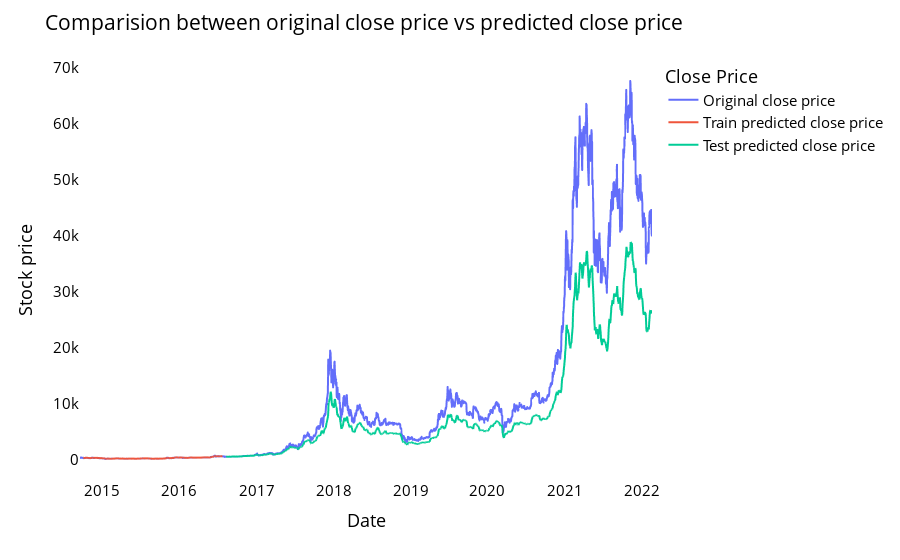

The notebook cell saved with this chart:
### Markdown cell above
- # Comparision of original stock close price and predicted close price

### Code cell
# shift train predictions for plotting

look_back=time_step
trainPredictPlot = np.empty_like(closedf)
trainPredictPlot[:, :] = np.nan
trainPredictPlot[look_back:len(train_predict)+look_back, :] = train_predict
print("Train predicted data: ", trainPredictPlot.shape)

# shift test predictions for plotting
testPredictPlot = np.empty_like(closedf)
testPredictPlot[:, :] = np.nan
testPredictPlot[len(train_predict)+(look_back*2)+1:len(closedf)-1, :] = test_predict
print("Test predicted data: ", testPredictPlot.shape)

names = cycle(['Original close price','Train predicted close price','Test predicted close price'])


plotdf = pd.DataFrame({'date': close_stock['Date'],
                       'original_close': close_stock['Close'],
                      'train_predicted_close': trainPredictPlot.reshape(1,-1)[0].tolist(),
                      'test_predicted_close': testPredictPlot.reshape(1,-1)[0].tolist()})

fig = px.line(plotdf,x=plotdf['date'], y=[plotdf['original_close'],plotdf['train_predicted_close'],
                                          plotdf['test_predicted_close']],
              labels={'value':'Stock price','date': 'Date'})
fig.update_layout(title_text='Comparision between original close price vs predicted close price',
                  plot_bgcolor='white', font_size=15, font_color='black', legend_title_text='Close Price')
fig.for_each_trace(lambda t:  t.update(name = next(names)))

fig.update_xaxes(showgrid=False)
fig.update_yaxes(showgrid=False)
fig.show()

### Figure 1 — Plotly figure (JSON) as saved in the notebook; plotly's stock layout.template omitted (floating-point values rounded to 4 significant figures; data arrays with more than 128 entries replaced by an {"elided": "..."} marker saying what was removed)
{"data": [{"hovertemplate": "variable=original_close<br>Date=%{x}<br>Stock price=%{y}<extra></extra>", "legendgroup": "original_close", "line": {"color": "#636efa", "dash": "solid"}, "marker": {"symbol": "circle"}, "mode": "lines", "name": "Original close price", "showlegend": true, "type": "scattergl", "x": {"elided": "2713 str values"}, "xaxis": "x", "y": {"elided": "2713 float values"}, "yaxis": "y"}, {"hovertemplate": "variable=train_predicted_close<br>Date=%{x}<br>Stock price=%{y}<extra></extra>", "legendgroup": "train_predicted_close", "line": {"color": "#EF553B", "dash": "solid"}, "marker": {"symbol": "circle"}, "mode": "lines", "name": "Train predicted close price", "showlegend": true, "type": "scattergl", "x": {"elided": "2713 str values"}, "xaxis": "x", "y": {"elided": "2713 float values"}, "yaxis": "y"}, {"hovertemplate": "variable=test_predicted_close<br>Date=%{x}<br>Stock price=%{y}<extra></extra>", "legendgroup": "test_predicted_close", "line": {"color": "#00cc96", "dash": "solid"}, "marker": {"symbol": "circle"}, "mode": "lines", "name": "Test predicted close price", "showlegend": true, "type": "scattergl", "x": {"elided": "2713 str values"}, "xaxis": "x", "y": {"elided": "2713 float values"}, "yaxis": "y"}], "layout": {"font": {"color": "black", "size": 15}, "legend": {"title": {"text": "Close Price"}, "tracegroupgap": 0}, "margin": {"t": 60}, "plot_bgcolor": "white", "title": {"text": "Comparision between original close price vs predicted close price"}, "xaxis": {"anchor": "y", "domain": [0, 1], "showgrid": false, "title": {"text": "Date"}}, "yaxis": {"anchor": "x", "domain": [0, 1], "showgrid": false, "title": {"text": "Stock price"}}}}
